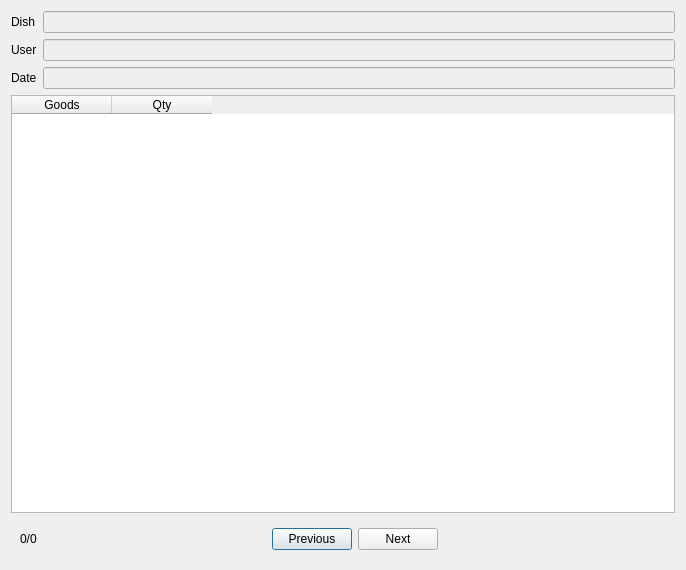
<?xml version="1.0" encoding="UTF-8"?>
<ui version="4.0">
 <class>QDlgRecipeHistory</class>
 <widget class="QDialog" name="QDlgRecipeHistory">
  <property name="geometry">
   <rect>
    <x>0</x>
    <y>0</y>
    <width>686</width>
    <height>570</height>
   </rect>
  </property>
  <property name="windowTitle">
   <string>Recipe history</string>
  </property>
  <layout class="QVBoxLayout" name="verticalLayout">
   <item>
    <layout class="QGridLayout" name="gridLayout">
     <item row="0" column="0">
      <widget class="QLabel" name="label_2">
       <property name="text">
        <string>Dish</string>
       </property>
      </widget>
     </item>
     <item row="1" column="0">
      <widget class="QLabel" name="label">
       <property name="text">
        <string>User</string>
       </property>
      </widget>
     </item>
     <item row="2" column="0">
      <widget class="QLabel" name="label_3">
       <property name="text">
        <string>Date</string>
       </property>
      </widget>
     </item>
     <item row="0" column="1">
      <widget class="QLineEdit" name="leDish">
       <property name="enabled">
        <bool>false</bool>
       </property>
      </widget>
     </item>
     <item row="1" column="1">
      <widget class="QLineEdit" name="leUser">
       <property name="enabled">
        <bool>false</bool>
       </property>
      </widget>
     </item>
     <item row="2" column="1">
      <widget class="QLineEdit" name="leDate">
       <property name="enabled">
        <bool>false</bool>
       </property>
      </widget>
     </item>
    </layout>
   </item>
   <item>
    <widget class="QTableWidget" name="tblRecipe">
     <property name="editTriggers">
      <set>QAbstractItemView::NoEditTriggers</set>
     </property>
     <property name="selectionMode">
      <enum>QAbstractItemView::NoSelection</enum>
     </property>
     <column>
      <property name="text">
       <string>Goods</string>
      </property>
     </column>
     <column>
      <property name="text">
       <string>Qty</string>
      </property>
     </column>
    </widget>
   </item>
   <item>
    <widget class="QWidget" name="widget" native="true">
     <layout class="QHBoxLayout" name="horizontalLayout">
      <item>
       <widget class="QLabel" name="lbIndex">
        <property name="text">
         <string>0/0</string>
        </property>
       </widget>
      </item>
      <item>
       <spacer name="horizontalSpacer">
        <property name="orientation">
         <enum>Qt::Horizontal</enum>
        </property>
        <property name="sizeHint" stdset="0">
         <size>
          <width>227</width>
          <height>20</height>
         </size>
        </property>
       </spacer>
      </item>
      <item>
       <widget class="QPushButton" name="btnPrev">
        <property name="text">
         <string>Previous</string>
        </property>
       </widget>
      </item>
      <item>
       <widget class="QPushButton" name="btnNext">
        <property name="text">
         <string>Next</string>
        </property>
       </widget>
      </item>
      <item>
       <spacer name="horizontalSpacer_2">
        <property name="orientation">
         <enum>Qt::Horizontal</enum>
        </property>
        <property name="sizeHint" stdset="0">
         <size>
          <width>227</width>
          <height>20</height>
         </size>
        </property>
       </spacer>
      </item>
     </layout>
    </widget>
   </item>
  </layout>
 </widget>
 <resources/>
 <connections/>
</ui>
